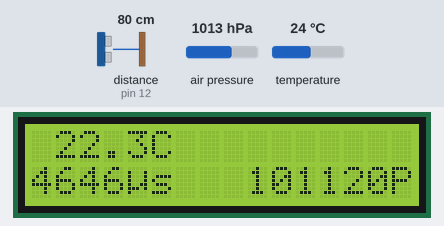
The sketch below on a simulated Arduino Uno, built with avr-gcc and run on an emulated ATmega328P. On the bench: 16×2 character LCD. Wiring (inferred from the names in the program): ultrasonic range finder: trigger pin 13; echo pin 12. The test bench sets the inputs (shaded band); at power-on: distance to the obstacle (sensor on pin 12) 80 cm, air pressure 1013 hPa, temperature 24 °C. The echo pulse lasts 58.3 µs per cm; what the sketch prints to the serial monitor is not drawn.

Above: at 1.2 s.
1.3 s: distance to the obstacle (sensor on pin 12) set to 2 cm
At 2.8 s:
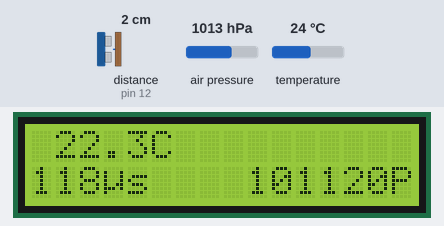
3.6 s: air pressure set to 952 hPa
At 4.9 s:
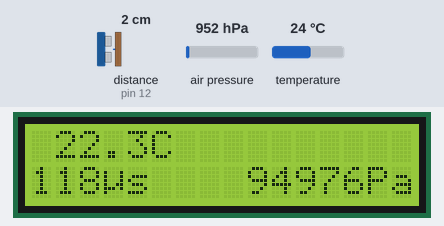
6.6 s: temperature set to 12 °C
At 7.6 s:
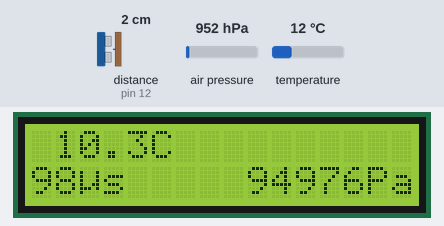
9.6 s: distance to the obstacle (sensor on pin 12) set to 4 cm
At 12.4 s:
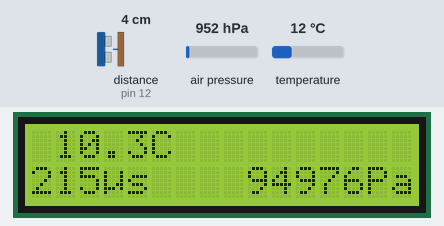
12.7 s: air pressure set to 975 hPa
At 13.7 s:
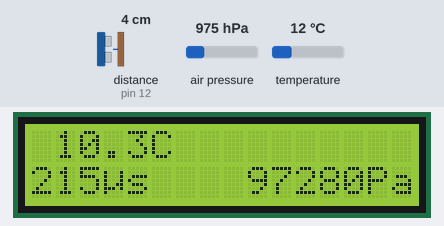
14.7 s: distance to the obstacle (sensor on pin 12) set to 9 cm
At 16.1 s:
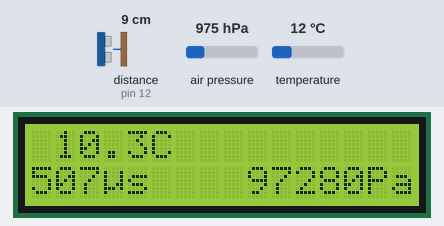
Timing chart, 0 to 17.7 s (numbered marks = the images above; inputs shaded):
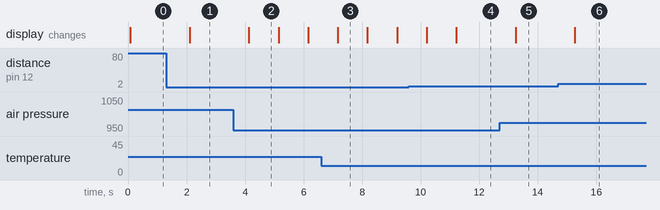

The sketch:

speedOfSound.ino
```cpp
#include <LiquidCrystal.h>
#include <Wire.h>
#include <Adafruit_BMP085.h>


/***************************************************
  Speed of sound Year 7 IRIS Project
  Author: Annalise and Stephen Kennedy-Clark
  Attributions:
  Code written (pasted from several sites on the net)

  websites used for code:
  For the LCD
  https://www.dfrobot.com/wiki/index.php/LCD_KeyPad_Shield_For_Arduino_SKU:_DFR0009

  For the Pressure sensor
  http://blog.circuits4you.com/2016/04/arduino-temperature-and-bmp085-pressure.html
  and Adafruit Industries Library by Limor Fried/Ladyada
  https://www.adafruit.com/products/391

  For the Sonar sensor
  http://randomnerdtutorials.com/complete-guide-for-ultrasonic-sensor-hc-sr04/

***************************************************
BMP085 pressure and temperature sensor
  Connect VCC of the BMP085 sensor to 3.3V (NOT 5.0V!) - Orange Jumper
  Connect GND to Ground                                - Blue Jumper
  Connect SCL to i2c clock - Analog 5                  - Green Jumper
  Connect SDA to i2c data -  Analog 4                  - Yellow Jumper
  // EOC is not used, it signifies an end of conversion
  // XCLR is a reset pin, also not used here
***************************************************
HC-SR04 Ultrasonic sensor
  VCC: +5VDC                                           - Red Jumper
  Trig : Trigger (INPUT) - Pin 13                      - White Jumper
  Echo: Echo (OUTPUT)  - Pin 12                        - Brown Jumper
  GND: GND                                             - Black Jumper
***************************************************
csv serial output format
TEMP_C, PRESSURE_PA, PING_TIME_US


****************************************************/


// Init
LiquidCrystal lcd(8, 9, 4, 5, 6, 7);
Adafruit_BMP085 bmp;

float temp_c;
long pressure_pa, ping_time_us;
static char outstr[5];
int trigPin = 13;
int echoPin = 12;
long duration;
int interval_between_pings = 1000; // 1000 milliseconds = 1 second

///////////////////////////////////////////////////////////////////////
// the setup routine runs once when you press reset:
void setup() {
  // start serial conection to USB so we can collect data from the comouter
  Serial.begin(9600);
  bmp.begin();
  //Define inputs and outputs for sonar sensor
  pinMode(trigPin, OUTPUT);
  pinMode(echoPin, INPUT);
  // initialize the LCD so we can display data to the little screen
  lcd.begin(16, 2);
  lcd.setCursor(0,0);
  // Print csv header to the serial port
  Serial.println("TEMP_C, PRESSURE_PA, PING_TIME_US");
}

///////////////////////////////////////////////////////////////////////
// the loop routine runs over and over again forever:
void loop() {
  ////////////////////////////////
  // SONAR SENSOR
  // The Sonar sensor is triggered by a HIGH pulse of 10 or more microseconds.
  // Give a short LOW pulse beforehand to ensure a clean HIGH pulse:
  digitalWrite(trigPin, LOW);
  delayMicroseconds(5);
  digitalWrite(trigPin, HIGH);
  delayMicroseconds(10);
  digitalWrite(trigPin, LOW);

  ////////////////////////////////
  // Read the signal from the sensor: a HIGH pulse whose
  // duration is the time (in microseconds) from the sending
  // of the ping to the reception of its echo off of an object.
  pinMode(echoPin, INPUT);
  duration = pulseIn(echoPin, HIGH);

  ////////////////////////////////
  // TEMP & PRESSURE
  // read data from pressure and temp sensor
  temp_c       = bmp.readTemperature() -1.7;
  pressure_pa  = bmp.readPressure();

  ////////////////////////////////
  // write to the serial port
  Serial.print(temp_c);
  Serial.print(", ");
  Serial.print(pressure_pa);
  Serial.print(", ");
  Serial.println(duration);

  ////////////////////////////////
  // write to the LCD
  dtostrf(temp_c, 5, 1, outstr ) ;
  lcd.clear();
  // temp
  lcd.setCursor(0,0);
  lcd.print(outstr);
  lcd.print("C");
  // pressure
  lcd.setCursor(9,1);
  lcd.print(String(pressure_pa) + "Pa" );
  // time
  lcd.setCursor(0,1);
  lcd.print(duration);
  lcd.print(char(228));
  lcd.print("s");

  ////////////////////////////////
  // delay the next loop
  delay(interval_between_pings);
}
```

Measured:
- after the input at 1.3 s, the display: changes after 0.81 s (image 1)
- after the input at 3.6 s, the display: changes after 0.53 s (image 2)
- after the input at 6.6 s, the display: changes after 0.57 s (image 3)
- after the input at 9.6 s, the display: first changes after 0.61 s (image 4 shows a later state)
- after the input at 12.7 s, the display: changes after 0.54 s (image 5)
- after the input at 14.7 s, the display: changes after 0.57 s (image 6)
- what the display in image 2 shows lasts 1.0 s, from 4.1 s to 5.1 s
